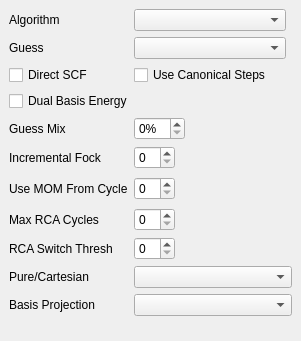
       <widget class="QWidget" name="AdvancedSCFControl" >
        <layout class="QVBoxLayout" >
         <property name="margin" >
          <number>9</number>
         </property>
         <property name="spacing" >
          <number>6</number>
         </property>
         <item>
          <layout class="QGridLayout" >
           <property name="margin" >
            <number>0</number>
           </property>
           <property name="spacing" >
            <number>6</number>
           </property>
           <item row="9" column="1" colspan="2" >
            <widget class="QComboBox" name="purecart" />
           </item>
           <item row="10" column="1" colspan="2" >
            <widget class="QComboBox" name="basis_projection_type" />
           </item>
           <item row="5" column="1" >
            <layout class="QHBoxLayout" >
             <property name="margin" >
              <number>0</number>
             </property>
             <property name="spacing" >
              <number>6</number>
             </property>
             <item>
              <widget class="QSpinBox" name="incfock" />
             </item>
             <item>
              <spacer>
               <property name="orientation" >
                <enum>Qt::Horizontal</enum>
               </property>
               <property name="sizeHint" >
                <size>
                 <width>40</width>
                 <height>20</height>
                </size>
               </property>
              </spacer>
             </item>
            </layout>
           </item>
           <item row="9" column="0" >
            <widget class="QLabel" name="label_202" >
             <property name="text" >
              <string>Pure/Cartesian</string>
             </property>
            </widget>
           </item>
           <item row="1" column="0" >
            <widget class="QLabel" name="label_209" >
             <property name="text" >
              <string>Guess</string>
             </property>
            </widget>
           </item>
           <item row="0" column="1" >
            <widget class="QComboBox" name="scf_algorithm" />
           </item>
           <item row="6" column="0" >
            <widget class="QLabel" name="label_200" >
             <property name="sizePolicy" >
              <sizepolicy>
               <hsizetype>1</hsizetype>
               <vsizetype>5</vsizetype>
               <horstretch>0</horstretch>
               <verstretch>0</verstretch>
              </sizepolicy>
             </property>
             <property name="text" >
              <string>Use MOM From Cycle</string>
             </property>
            </widget>
           </item>
           <item row="2" column="0" >
            <widget class="QCheckBox" name="direct_scf" >
             <property name="text" >
              <string>Direct SCF</string>
             </property>
            </widget>
           </item>
           <item row="3" column="0" colspan="2" >
            <widget class="QCheckBox" name="dual_basis_energy" >
             <property name="text" >
              <string>Dual Basis Energy</string>
             </property>
            </widget>
           </item>
           <item row="1" column="1" >
            <widget class="QComboBox" name="scf_guess" />
           </item>
           <item row="7" column="1" >
            <layout class="QHBoxLayout" >
             <property name="margin" >
              <number>0</number>
             </property>
             <property name="spacing" >
              <number>6</number>
             </property>
             <item>
              <widget class="QSpinBox" name="rca_max_cycles" />
             </item>
             <item>
              <spacer>
               <property name="orientation" >
                <enum>Qt::Horizontal</enum>
               </property>
               <property name="sizeHint" >
                <size>
                 <width>40</width>
                 <height>20</height>
                </size>
               </property>
              </spacer>
             </item>
            </layout>
           </item>
           <item row="4" column="1" >
            <layout class="QHBoxLayout" >
             <property name="margin" >
              <number>0</number>
             </property>
             <property name="spacing" >
              <number>6</number>
             </property>
             <item>
              <widget class="QSpinBox" name="scf_guess_mix" >
               <property name="suffix" >
                <string>%</string>
               </property>
              </widget>
             </item>
             <item>
              <spacer>
               <property name="orientation" >
                <enum>Qt::Horizontal</enum>
               </property>
               <property name="sizeHint" >
                <size>
                 <width>40</width>
                 <height>20</height>
                </size>
               </property>
              </spacer>
             </item>
            </layout>
           </item>
           <item row="5" column="0" >
            <widget class="QLabel" name="label_199" >
             <property name="text" >
              <string>Incremental Fock</string>
             </property>
            </widget>
           </item>
           <item row="4" column="0" >
            <widget class="QLabel" name="label_197" >
             <property name="text" >
              <string>Guess Mix</string>
             </property>
            </widget>
           </item>
           <item row="6" column="1" >
            <layout class="QHBoxLayout" >
             <property name="margin" >
              <number>0</number>
             </property>
             <property name="spacing" >
              <number>6</number>
             </property>
             <item>
              <widget class="QSpinBox" name="mom_start" />
             </item>
             <item>
              <spacer>
               <property name="orientation" >
                <enum>Qt::Horizontal</enum>
               </property>
               <property name="sizeHint" >
                <size>
                 <width>92</width>
                 <height>27</height>
                </size>
               </property>
              </spacer>
             </item>
            </layout>
           </item>
           <item row="10" column="0" >
            <widget class="QLabel" name="label_203" >
             <property name="text" >
              <string>Basis Projection</string>
             </property>
            </widget>
           </item>
           <item row="0" column="0" >
            <widget class="QLabel" name="label_210" >
             <property name="text" >
              <string>Algorithm</string>
             </property>
            </widget>
           </item>
           <item row="7" column="0" >
            <widget class="QLabel" name="label_201" >
             <property name="text" >
              <string>Max RCA Cycles</string>
             </property>
            </widget>
           </item>
           <item row="8" column="0" >
            <widget class="QLabel" name="label_101" >
             <property name="text" >
              <string>RCA Switch Thresh</string>
             </property>
            </widget>
           </item>
           <item row="8" column="1" >
            <layout class="QHBoxLayout" >
             <property name="margin" >
              <number>0</number>
             </property>
             <property name="spacing" >
              <number>6</number>
             </property>
             <item>
              <widget class="QSpinBox" name="rca_switch_thresh" />
             </item>
             <item>
              <spacer>
               <property name="orientation" >
                <enum>Qt::Horizontal</enum>
               </property>
               <property name="sizeHint" >
                <size>
                 <width>40</width>
                 <height>20</height>
                </size>
               </property>
              </spacer>
             </item>
            </layout>
           </item>
           <item row="2" column="1" colspan="2" >
            <widget class="QCheckBox" name="pseudo_canonical" >
             <property name="text" >
              <string>Use Canonical Steps</string>
             </property>
            </widget>
           </item>
          </layout>
         </item>
         <item>
          <spacer>
           <property name="orientation" >
            <enum>Qt::Vertical</enum>
           </property>
           <property name="sizeHint" >
            <size>
             <width>283</width>
             <height>16</height>
            </size>
           </property>
          </spacer>
         </item>
        </layout>
       </widget>
